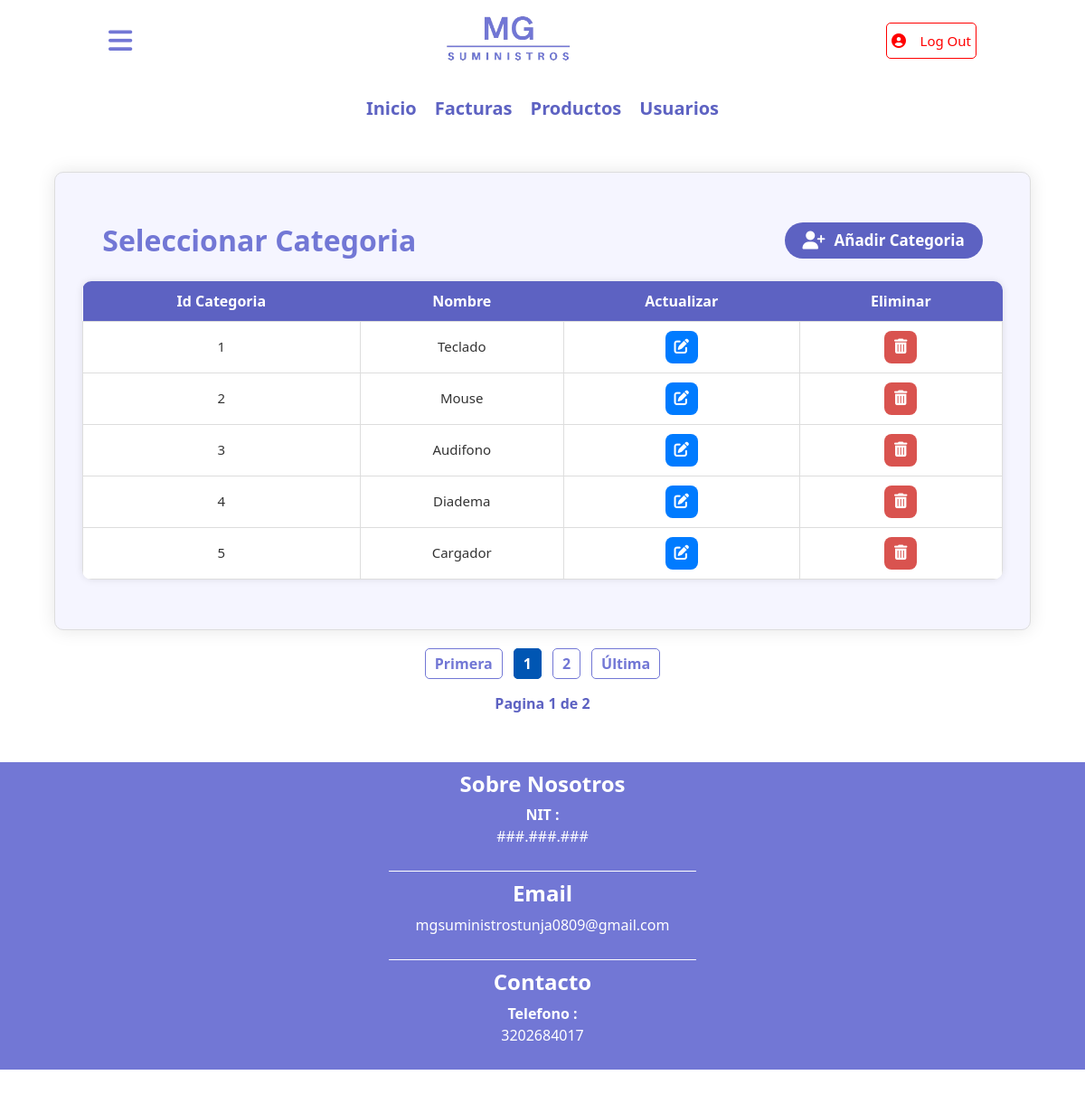
The app's page /categoria/select.php (signed in) with its own data.
### tables this page shows
CREATE TABLE `categoria` (
  `id_categoria` int(11) NOT NULL,
  `tipo_categoria` varchar(40) NOT NULL
);

### categoria/select.php (the view, shortened to what this page needs)
<!DOCTYPE html>
<html lang="en">
<head>
    <link href="https://cdn.jsdelivr.net/npm/bootstrap@5.3.3/dist/css/bootstrap.min.css"
          rel="stylesheet"
>
    <link rel="stylesheet" href="../CSS/styles.css">
</head>
<body>
    <?php require_once('../config/database.php');?>
    <?php include('../temp/header.php') ?>
    <?php include('../temp/contenido.php') ?>
    <div id="contenido">
        <form action="select.php" method="POST" name="select">
            <fieldset>
                <legend id="titulo-form">
                    <h2>Seleccionar Categoria</h2>
                    <a href="insert.php" id="btn-insertar">
                      <i class="fa-solid fa-user-plus"></i>
                      <p>Añadir Categoria</p>
                    </a>
                </legend>
                <table class="tabla_roles">
                    <tr>
                        <th>Id Categoria</th>
                        <th>Nombre</th>
                        <th>Actualizar</th>
                        <th>Eliminar</th>
                    </tr>
                <?php
                $sql_registros = mysqli_query($conexion,'SELECT COUNT(*) AS total FROM categoria');
                $result_registros = mysqli_fetch_array($sql_registros);
                $total = $result_registros['total'];
                $por_pagina = 5;
                $pagina = empty($_GET['PAGINA'])?1:$_GET['PAGINA'];
                $desde = ($pagina - 1) * $por_pagina;
                $total_paginas = ceil($total / $por_pagina);
                $consulta = "SELECT * FROM categoria LIMIT $desde,$por_pagina";
                $ejecutar = mysqli_query($conexion, $consulta);
                if(mysqli_num_rows($ejecutar)>0){
                    while($fila = mysqli_fetch_assoc($ejecutar)){
                        $id_tipo_categoria = $fila['id_categoria'];
                        $nom = $fila['tipo_categoria'];
                        echo "
                    <tr>
                      <td>$id_tipo_categoria</td>
                      <td>$nom</td>
                      <td>
                        <a class='btn-accion btn-actualizar' href='update.php?ACTUALIZAR=$id_tipo_categoria' title='Actualizar'>
                          <i class='fa-solid fa-pen-to-square'></i>
                        </a>
                      </td>
                      <td>
                        <a class='btn-accion btn-eliminar' href='select.php?ELIMINAR=$id_tipo_categoria' title='Eliminar' onclick=\"return confirm('¿Desea eliminar este rol?');\">
                          <i class='fa-solid fa-trash-can'></i>
                        </a>
                      </td>
                    </tr>
                  ";
                }
              } else {
                echo "<tr><td colspan='4'>No hay Tipos de Identidad registrados.</td></tr>";
              }
                ?>
            </table>
            </fieldset>
        </form>
        <div class="paginador">
            <?php
                echo "<a href='select.php?PAGINA=1' class='link-pagina'>Primera</a>";
                for ($i = 1; $i <= $total_paginas; $i++) {
                $pagina = empty($_GET['PAGINA']) ? 1 : $_GET['PAGINA'];
                $clase_activa = ($i == $pagina) ? "link-activa" : "link-pagina";
                echo "<a href='select.php?PAGINA=$i' class='$clase_activa'>$i</a>";
                }
                echo "<a href='select.php?PAGINA=$total_paginas' class='link-pagina'>Última</a>";
                echo "<br>";
                echo "<p class='info_pagina'>Pagina $pagina de $total_paginas</p>"
            ?>
        </div>
    </div>
    <?php include('../temp/footer.php') ?>
</body>
</html>

### CSS/styles.css (style rules this page uses)
body { margin: 0; font-family:'Segoe UI', Tahoma, Geneva, Verdana, sans-serif; font-weight: 400px; }
#contenido { text-align: center; align-items: center; height: auto; align-content: center; margin-bottom: 30px; }
#contenido form { text-align: center; align-items: center; background-color: #F5F5FF ; border-radius:10px ; box-shadow: 0 0 20px rgba(0, 0, 0,0.1); width: 90%; margin: auto; }
fieldset { border: 1px solid #ddd; border-radius: 10px; padding: 30px; overflow-x: auto; -webkit-overflow-scrolling: touch; }
#titulo-form { font-weight: bold; display: flex; justify-content: center; align-items: center; gap: 40%; width: 100%; margin: 25px auto; }
#titulo-form h2 { color: #7277D5; font-weight: bold; text-align: left; margin-bottom: 20px; line-height: 1; margin: 0; }
#btn-insertar { background-color: #5D62C2; color: white; font-weight: bold; display: flex; justify-content: center; align-items: center; gap: 10px; text-decoration: none; border: none; border-radius: 20px; padding: 8px 20px; height: 40px; width: auto; cursor: pointer; transition: all 0.2s ease; margin: 0; }
#btn-insertar p { margin: 0; font-size: 17px; }
#btn-insertar i { font-size: 20px; }
table.tabla_roles { width: 95%; margin: 25px auto; border-collapse: collapse; background-color: #fff; box-shadow: 0 0 8px rgba(0, 0, 0,0.1); border-radius: 10px; overflow: hidden; box-sizing: border-box; max-width: 100%; }
table.tabla_roles th { background-color: #5D62C2 ; color: white; padding: 10px; text-align: center; font-weight: bold; font-size: 16px; }
table.tabla_roles td { border: 1px solid #ddd; text-align: center; padding: 10px; font-size: 15px; color: #333; }
.paginador { text-align: center; margin-top: 25px; height: 60px; }
.paginador .link-pagina { text-decoration: none; color: #7277D5; font-weight: bold; margin: 0 6px; padding: 5px 10px; border: 1px solid #7277D5; border-radius: 5px; transition: all 0.3s ease; }
.link-activa { background-color: #0056b3; text-decoration: none; color: white; font-weight: bold; margin: 0 6px; padding: 5px 10px; border: 1px solid #0056b3; border-radius: 5px; transition: all 0.3s ease-in-out; }
.info_pagina { color: #5D62C2; font-weight: bold; padding: 20px 5px; }
.btn-accion { display: inline-flex; align-items: center; justify-content: center; width: 36px; height: 36px; border-radius: 8px; text-decoration: none; transition: 0.3s ease; font-size: 1.1em; }
.btn-actualizar { background-color: #007bff; color: white; }
.btn-eliminar { background-color: #d9534f; color: white; }
@media (max-width: 1200px) { table.tabla_roles { width: max-content; min-width: 100%; display: table; } }

### records on screen
categoria: id_categoria "1", tipo_categoria "Teclado"
categoria: id_categoria "2", tipo_categoria "Mouse"
categoria: id_categoria "3", tipo_categoria "Audifono"
categoria: id_categoria "4", tipo_categoria "Diadema"
categoria: id_categoria "5", tipo_categoria "Cargador"

### other values on screen
$pagina "1"
$total_paginas "2"
